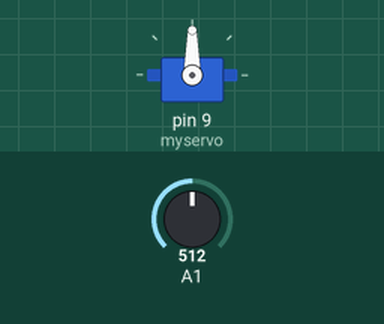
Bench run of a sketch on a simulated Arduino Uno, built with avr-gcc and run on an emulated ATmega328P. Parts: servo. Inputs (shaded band) come from the test bench; at power-on: A1 = 512.

Above: at 1.2 s.
1.3 s: A1 set to 716
At 2.2 s:
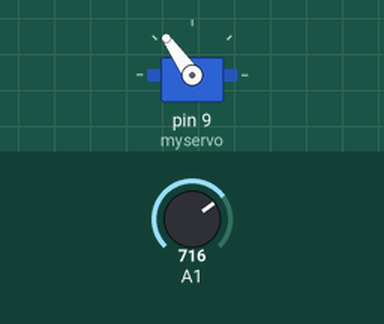
2.8 s: A1 set to 900
At 3.1 s:
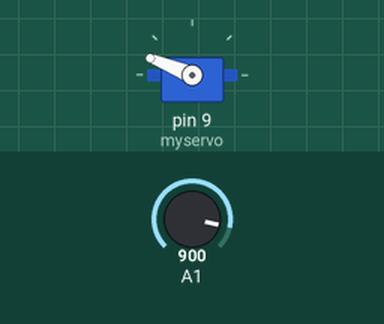
4.3 s: A1 set to 1023
At 5.5 s:
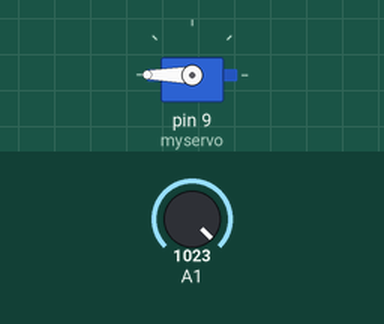
5.8 s: A1 set to 306
At 6.6 s:
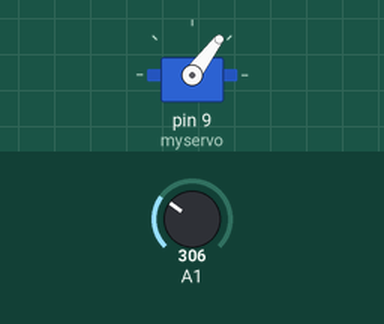
7.3 s: A1 set to 122
At 8.0 s:
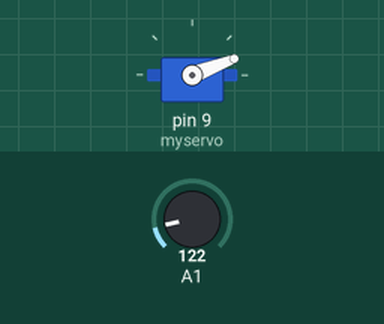
Timing chart, 0 to 9.8 s (numbered marks = the images above; inputs shaded):
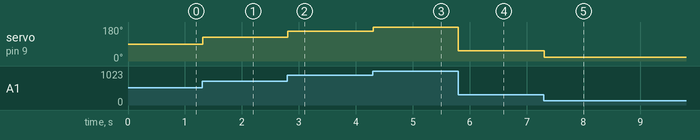

Measured:
- after the input at 1.3 s, servo on pin 9 (myservo): 90° → 125° at once
- after the input at 2.8 s, servo on pin 9 (myservo): 125° → 158° at once
- after the input at 4.3 s, servo on pin 9 (myservo): 158° → 180° at once
- after the input at 5.8 s, servo on pin 9 (myservo): 180° → 53° at once
- after the input at 7.3 s, servo on pin 9 (myservo): 53° → 21° at once

The sketch:

Servo_Pot_Control.ino
```cpp
#include <Servo.h> //Access Arduino Servo Library to control the motors

Servo myservo;  // Create the servo object to manipulate

int value;    // Create variable to read value from the analog pin on the Uno

void setup()
{
  myservo.attach(9);  // Ensure that the output is to the 9th pin on the Uno
}

void loop()
{
  value = analogRead(1);            // Read the value of the potentiometer from pin A1 (0 to 1023)
  value = map(value, 0, 1023, 0, 180);     // Convert the output value of the potentionmeter into degrees so that the Uno can understand how to turn the servo
  myservo.write(value);                  // Set servo position according to reading from potentiometer
  delay(15);                           // Create a small Delay to avoid jerk motion or overlap
}
```
